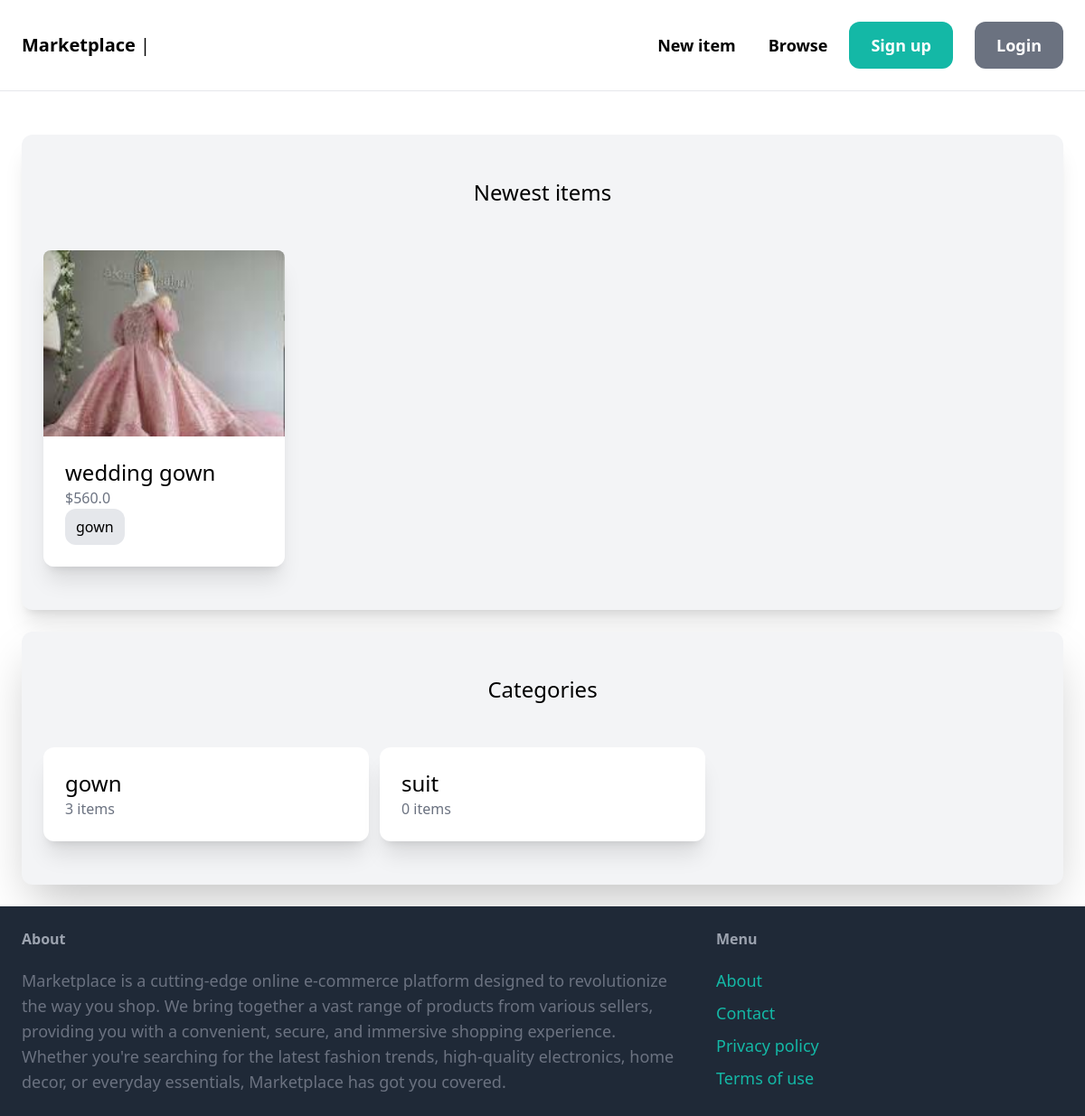
The page / on the database its author committed.
### item/models.py (models this page shows, shortened)
class Item(models.Model):
    category = models.ForeignKey(Category, related_name='items', on_delete=models.CASCADE)
    name = models.CharField(max_length=255)
    description = models.TextField(blank=True,null=True)
    size = models.CharField(max_length=100,blank=True,null=True)
    color = models.CharField(max_length=100,blank=True,null=True)
    gender = models.CharField(max_length=100,blank=True,null=True)
    price=models.FloatField(default=0.0)
    image = models.ImageField(upload_to='item_images', blank=True, null=True)
    is_sold = models.BooleanField(default=False)
    created_by = models.ForeignKey(User, on_delete=models.CASCADE, related_name='items')
    created_at=models.DateTimeField(auto_now_add=True)

class Category(models.Model):
    name=models.CharField(max_length=255, unique=True)
    class Meta:
        ordering = ('name',)
        verbose_name_plural = 'Categories'
    def __str__(self):
        return self.name

### core/views.py (the view)
# urls.py: path('',views.index, name='index'),
def index(request):
    items = Item.objects.filter(is_sold=False)[0:6]
    categories = Category.objects.all()
    return render(request,'core/index.html',{
        'categories':categories,
        'items':items,
    })

### core/templates/core/index.html (shortened to what this page needs)
{% extends 'core/base.html' %}
{% block content %}
    <div class="mt-6 sm:px-6 px-3 w-full py-12 dark:text-white dark:bg-gray-800 dark:text-white bg-gray-100 rounded-xl shadow-xl">
        <h2 class="md:mb-12 mb-3 font-medium text-2xl text-center">Newest items</h2>
        <div class="grid grid-cols-2 md:grid-cols-3  lg:grid-cols-4 items-stretch gap-3  ">
            {% for item in items %}
                <div class="shadow-xl h-fit  rounded-b-xl  ">
                    <a href="{% url 'item:detail' item.id %}">
                        <div class="md:shrink-0">
                            <img src="{{ item.image.url }}" class="w-full rounded-t-lg dark:brightness-50 " alt="Product image">
                        </div>
                        <div class="p-6 p-3 bg-white dark:bg-gray-900 flex flex-wrap sm:justify-between justify-center  rounded-b-xl ">
                            <div>
                                <h2 class="sm:text-2xl break-words">{{ item.name }}</h2>
                                <p class="text-gray-500">${{item.price}}</p>
                            </div>
                            <div >
                                <p class=" hidden sm:block bg-gray-200 dark:bg-gray-800 sm:px-3 sm:py-2  rounded-xl">{{ item.category }}</p>
                            </div>
                        </div>
                    </a>
                </div>
            {% endfor %}
        </div>
    </div>
    <div class="mt-6 sm:px-6 px-3 py-12 bg-gray-100 dark:bg-gray-900 dark:text-white rounded-xl shadow-2xl">
        <h2 class="mb-12 text-2xl text-center font-medium">Categories</h2>
        <div class="grid grid-cols-2 sm:grid-cols-3 sm:gap-3 gap-2">
            {% for category in categories %}
            <div>
                <a href="{% url 'item:items' %}?category={{category.id}}">
                    <div class="p-6  bg-white dark:bg-gray-800 rounded-xl shadow-xl">
                        <h2 class="sm:text-2xl break-words">{{ category.name }}</h2>
                        <p class="text-gray-500">{{category.items.count}} items</p>
                    </div>
                </a>
            </div>
            {% endfor %}
        </div>
    </div>
{% endblock %}

### rows shown on the page
Item: image (picture), name "wedding gown", price "560.0", category "gown"
Category: name "gown", items.count "3"
Category: name "suit", items.count "0"
